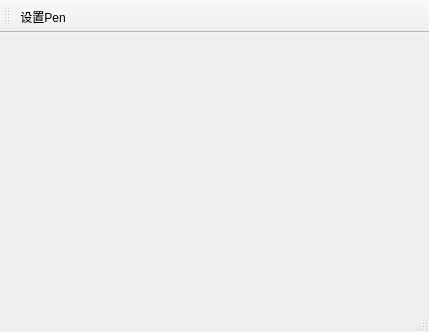
<?xml version="1.0" encoding="UTF-8"?>
<ui version="4.0">
 <class>MainWindow</class>
 <widget class="QMainWindow" name="MainWindow">
  <property name="geometry">
   <rect>
    <x>0</x>
    <y>0</y>
    <width>429</width>
    <height>332</height>
   </rect>
  </property>
  <property name="windowTitle">
   <string>MainWindow</string>
  </property>
  <widget class="QWidget" name="centralwidget"/>
  <widget class="QStatusBar" name="statusbar"/>
  <widget class="QToolBar" name="toolBar">
   <property name="windowTitle">
    <string>toolBar</string>
   </property>
   <attribute name="toolBarArea">
    <enum>TopToolBarArea</enum>
   </attribute>
   <attribute name="toolBarBreak">
    <bool>false</bool>
   </attribute>
   <addaction name="action_Pen"/>
  </widget>
  <action name="action_Pen">
   <property name="text">
    <string>设置Pen</string>
   </property>
  </action>
 </widget>
 <resources/>
 <connections/>
</ui>
